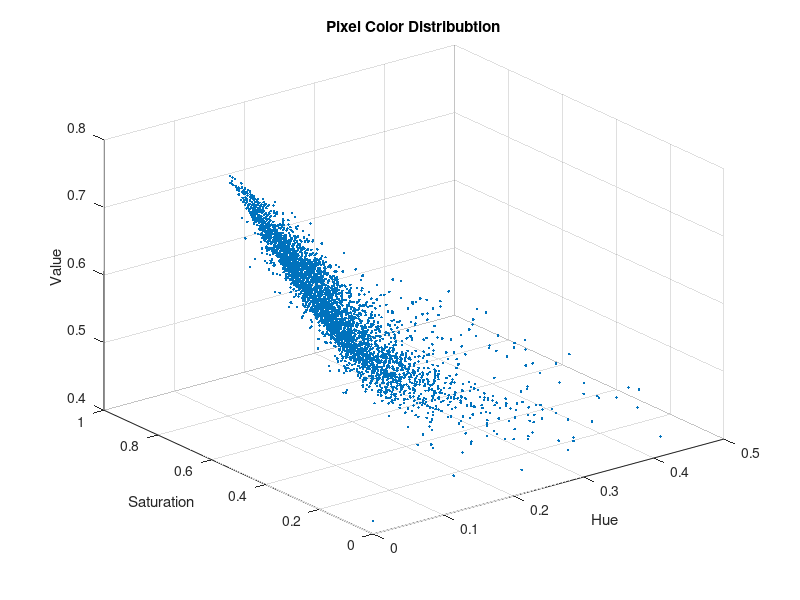

Reproduce this figure in MATLAB.
load('Samples_HSV.mat', '-mat'); 
% visualize the sample distribution
figure, 
scatter3(Samples(:,1),Samples(:,2),Samples(:,3),'.');
title('Pixel Color Distribubtion');
xlabel('Hue');
ylabel('Saturation');
zlabel('Value');

%%%%%%%%%%%%%%%%%%%%%%%%%%%%%%%%%%%%%%%%%
% [IMPORTANT]
%
% Now choose you model type and estimate the parameters (mu and Sigma) from
% the sample data.
%3D Gaussian has to be found out in this case!

mu = [0; 0; 0];
sig = zeros(3,3);
x = Samples;
a = size(x);
mu = sum(x)/a(1,1);
sig = (1/a(1,1))*bsxfun(@minus,x,mu)'*(bsxfun(@minus,x,mu));

